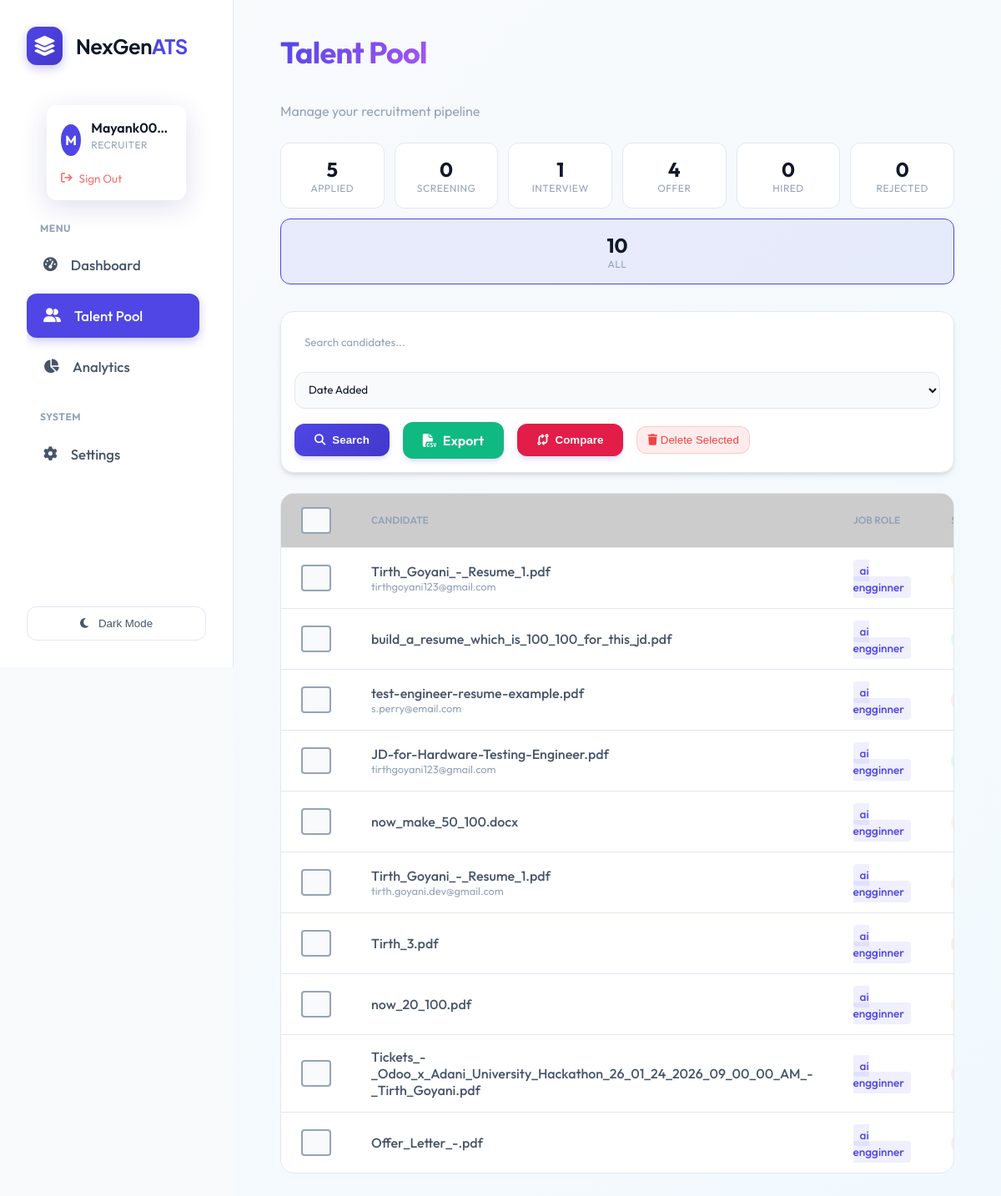
Page /talent_pool (signed in) on the earlier database version.
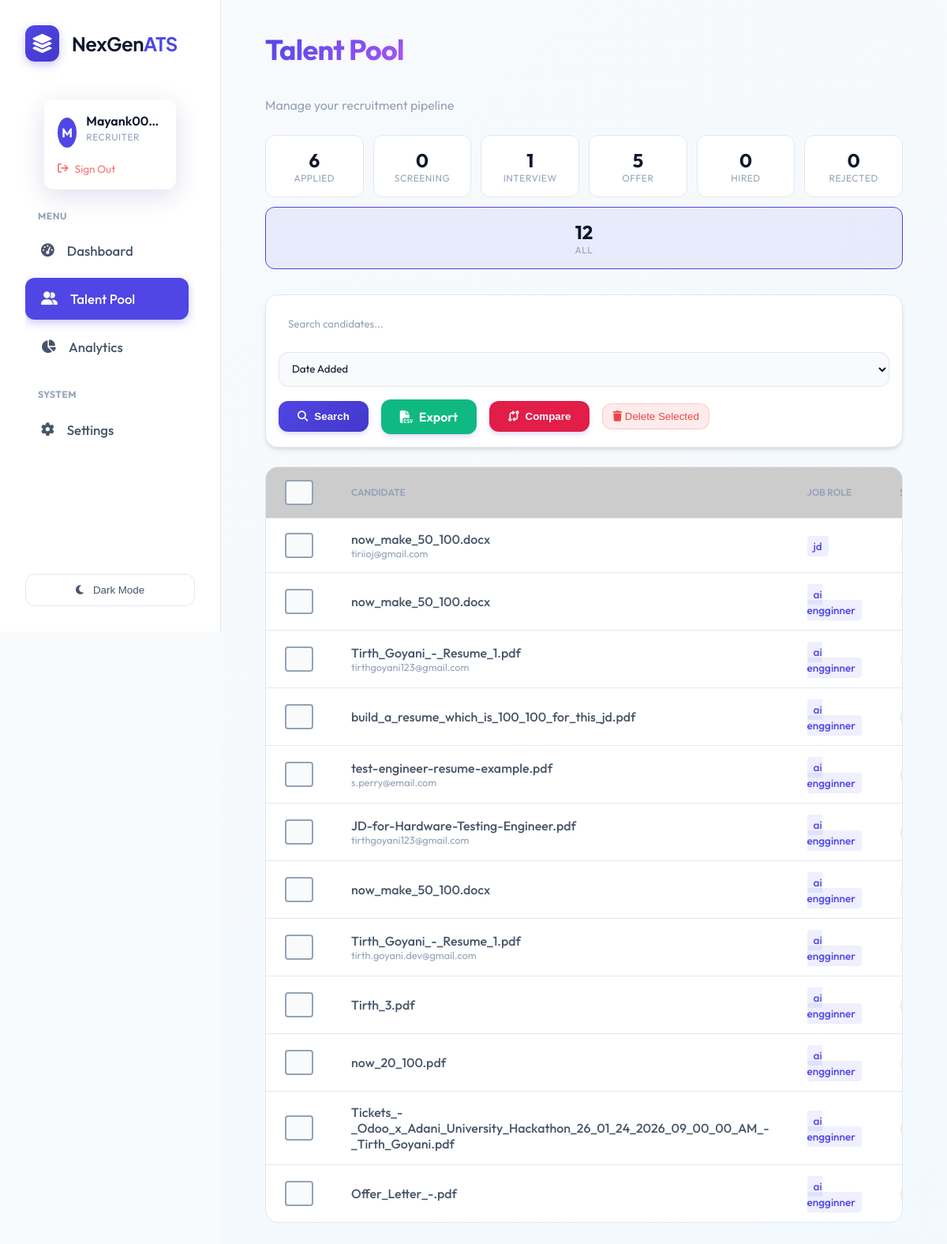
Same page on the later database version.
### tables this page shows
CREATE TABLE users (
                    id INTEGER PRIMARY KEY AUTOINCREMENT,
                    name TEXT NOT NULL,
                    email TEXT UNIQUE NOT NULL,
                    password_hash TEXT NOT NULL,
                    role TEXT DEFAULT 'candidate', -- recruiter, candidate, admin
                    created_at TIMESTAMP DEFAULT CURRENT_TIMESTAMP
                , resume_path TEXT, skills TEXT, experience TEXT, education TEXT, profile_summary TEXT);

CREATE TABLE candidates (
                    id INTEGER PRIMARY KEY AUTOINCREMENT,
                    job_id INTEGER,
                    filename TEXT,
                    semantic_score REAL,
                    skills_score REAL,
                    experience_score REAL,
                    total_score REAL,
                    email TEXT,
                    phone TEXT,
                    full_text TEXT,
                    missing_skills TEXT,
                    interview_questions TEXT,
                    created_at TIMESTAMP DEFAULT CURRENT_TIMESTAMP, user_id INTEGER, status TEXT DEFAULT 'Applied', notes TEXT, name TEXT,
                    FOREIGN KEY(job_id) REFERENCES jobs(id)
                );

CREATE TABLE jobs (
                    id INTEGER PRIMARY KEY AUTOINCREMENT,
                    title TEXT NOT NULL,
                    description TEXT,
                    created_at TIMESTAMP DEFAULT CURRENT_TIMESTAMP,
                    status TEXT DEFAULT 'Open'
                );

### routes/talent_pool.py (the view)
@bp.route('/talent_pool')
@login_required
@role_required('recruiter')
def index():
    query = request.args.get('q', '')
    status_filter = request.args.get('status', '')
    sort_by = request.args.get('sort', 'created_at')
    sort_order = request.args.get('order', 'desc')
    conn = database.get_db_connection()
    base_query = '''
        SELECT c.*, j.title as job_role
        FROM candidates c
        LEFT JOIN jobs j ON c.job_id = j.id
        WHERE 1=1
    '''
    params = []
    if query:
        base_query += ' AND (c.filename LIKE ? OR c.full_text LIKE ?)'
        params.extend([f'%{query}%', f'%{query}%'])
    if status_filter:
        base_query += ' AND c.status = ?'
        params.append(status_filter)
    valid_sorts = ['created_at', 'total_score', 'filename', 'status']
    if sort_by not in valid_sorts:
        sort_by = 'created_at'
    order = 'DESC' if sort_order == 'desc' else 'ASC'
    base_query += f' ORDER BY c.{sort_by} {order}'
    candidates = conn.execute(base_query, params).fetchall()
    pipeline_stats = {}
    for status in PIPELINE_STATUSES:
        count = conn.execute('SELECT COUNT(*) FROM candidates WHERE status = ?', (status,)).fetchone()[0]
        pipeline_stats[status] = count
    conn.close()
    return render_template('talent_pool.html',
                         candidates=candidates,
                         query=query,
                         status_filter=status_filter,
                         sort_by=sort_by,
                         sort_order=sort_order,
                         pipeline_stats=pipeline_stats,
                         statuses=PIPELINE_STATUSES)

### app.py (called while the page is built)
@login_manager.user_loader
def load_user(user_id):
    return User.get(user_id)

### database.py (called while the page is built)
def get_db_connection():
    db_url = os.getenv('DATABASE_URL')
    if db_url:
        import psycopg2
        from psycopg2.extras import RealDictCursor
        conn = psycopg2.connect(db_url, cursor_factory=RealDictCursor)
        return conn
    else:
        conn = sqlite3.connect(DB_NAME)
        conn.row_factory = sqlite3.Row
        return conn

    @staticmethod
    def get(user_id):
        conn = get_db_connection()
        user = conn.execute('SELECT * FROM users WHERE id = ?', (user_id,)).fetchone()
        conn.close()
        if not user: return None
        return User(user['id'], user['name'], user['email'], user['role'], user['password_hash'],
                   user['resume_path'], user['skills'], user['experience'], user['education'], user['profile_summary'])

### templates/talent_pool.html (shortened to what this page needs)
{% extends "layout.html" %}
{% block content %}
<div class="dashboard-header" style="margin-bottom: 1.5rem;">
    <div>
        <h1 class="text-gradient">Talent Pool</h1>
        <p class="dashboard-subtitle">Manage your recruitment pipeline</p>
    </div>
</div>
<div class="pipeline-stats" style="display: flex; gap: 0.75rem; margin-bottom: 2rem; flex-wrap: wrap;">
    {% for status in statuses %}
    <a href="?status={{ status }}" class="pipeline-stat-card {% if status_filter == status %}active{% endif %}"
        style="flex: 1; min-width: 120px; text-decoration: none;">
        <div class="stat-count">{{ pipeline_stats.get(status, 0) }}</div>
        <div class="stat-label">{{ status }}</div>
    </a>
    {% endfor %}
    <a href="/talent_pool" class="pipeline-stat-card {% if not status_filter %}active{% endif %}"
        style="flex: 1; min-width: 120px; text-decoration: none;">
        <div class="stat-count">{{ candidates|length }}</div>
        <div class="stat-label">All</div>
    </a>
</div>
<div class="glass-card" style="padding: 1rem; margin-bottom: 1.5rem;">
    <form class="d-flex gap-3 align-center" method="GET" action="/talent_pool" style="flex-wrap: wrap;">
        <input type="text" name="q" class="search-input" placeholder="Search candidates..." value="{{ query }}"
            style="flex: 1; min-width: 200px; padding: 0.75rem;">
        <select name="sort" style="padding: 0.75rem; min-width: 150px;" onchange="this.form.submit()">
            <option value="created_at" {% if sort_by=='created_at' %}selected{% endif %}>Date Added</option>
        </select>
        <button type="submit" class="btn-primary"><i class="fa-solid fa-search"></i> Search</button>
        <a href="{{ url_for('export.export_talent_pool_csv') }}" class="btn-primary"
            style="background: var(--success);">
            <i class="fa-solid fa-file-csv"></i> Export
        </a>
        <button type="button" onclick="compareSelected()" class="btn-primary" style="background: #e11d48;">
            <i class="fa-solid fa-code-compare"></i> Compare
        </button>
        <button type="button" onclick="bulkDelete()" class="btn-danger">
            <i class="fa-solid fa-trash"></i> Delete Selected
        </button>
    </form>
</div>
<div class="table-container">
    <table>
        <thead>
            <tr>
                <th width="40">
                    <input type="checkbox" id="selectAll" class="custom-checkbox" onchange="toggleSelectAll(this)">
                </th>
                <th>Candidate</th>
                <th>Job Role</th>
                <th>Score</th>
            </tr>
        </thead>
        <tbody>
            {% for cand in candidates %}
            <tr data-id="{{ cand.id }}">
                <td onclick="event.stopPropagation()">
                    <input type="checkbox" name="compare_id" value="{{ cand.id }}"
                        class="custom-checkbox candidate-checkbox">
                </td>
                <td>
                    <div style="font-weight: 500;">{{ cand.filename }}</div>
                    {% if cand.email %}
                    <div style="font-size: 0.8rem; color: var(--text-muted);">{{ cand.email }}</div>
                    {% endif %}
                </td>
                <td>
                    <span class="role-tag">{{ cand.job_role if cand.job_role else 'General' }}</span>
                </td>
                <td>
                    <span
                        class="score-badge {% if cand.total_score >= 80 %}high{% elif cand.total_score >= 50 %}medium{% else %}low{% endif %}">
                    </span>
                </td>
            </tr>
            {% endfor %}
        </tbody>
    </table>
</div>
{% endblock %}

### templates/layout.html (shortened to what this page needs)
<!DOCTYPE html>
<html lang="en">
<head>
    <link rel="stylesheet" href="https://cdnjs.cloudflare.com/ajax/libs/font-awesome/6.4.0/css/all.min.css">
    <link rel="stylesheet" href="/static/style.css">
</head>
<body>
    <div class="app-container">
        <aside class="sidebar">
            <div class="brand">
                <div class="brand-logo-container"
                    style="background: linear-gradient(135deg, var(--primary), var(--primary-hover)); padding: 8px; border-radius: 12px; box-shadow: 0 4px 12px rgba(79, 70, 229, 0.3);">
                    <i class="fa-solid fa-layer-group" style="color: white; font-size: 1.5rem;"></i>
                </div>
                <span style="font-family: 'Plus Jakarta Sans', sans-serif; letter-spacing: -0.5px;">NexGen<span
                        style="color: var(--primary);">ATS</span></span>
            </div>
            <div class="user-profile-widget">
                {% if current_user.is_authenticated %}
                <div class="user-card glass-effect"
                    style="border: 1px solid rgba(255,255,255,0.1); background: rgba(255,255,255,0.03);">
                    <div style="display: flex; align-items: center; gap: 0.75rem; margin-bottom: 0.75rem;">
                        <div
                            style="width: 38px; height: 38px; background: var(--primary); border-radius: 50%; display: flex; align-items: center; justify-content: center; color: white; font-weight: 700;">
                            {{ current_user.name[0] | upper }}
                        </div>
                        <div style="overflow: hidden;">
                            <div class="user-card-name"
                                style="white-space: nowrap; overflow: hidden; text-overflow: ellipsis;">{{
                                current_user.name }}</div>
                            <div class="user-card-role">{{ current_user.role }}</div>
                        </div>
                    </div>
                    <form action="{{ url_for('auth.logout') }}" method="GET">
                        <button type="submit" class="user-card-logout"
                            style="background: none; border: none; cursor: pointer; padding: 0; width: auto; font-family: inherit;">
                            <i class="fa-solid fa-arrow-right-from-bracket"></i> Sign Out
                        </button>
                    </form>
                </div>
                {% endif %}
            </div>
            <nav style="flex: 1; overflow-y: auto; padding-right: 0.5rem;">
                <p
                    style="font-size: 0.75rem; text-transform: uppercase; color: var(--text-muted); font-weight: 700; margin: 0 0 0.5rem 1rem; letter-spacing: 0.5px;">
                    Menu</p>
                <a href="/" class="nav-item {% if request.path == '/' %}active{% endif %}">
                    <i class="fa-solid fa-gauge-high"></i>
                    <span>Dashboard</span>
                </a>
                {% if current_user.is_authenticated and current_user.role == 'recruiter' %}
                <a href="/talent_pool" class="nav-item {% if request.path == '/talent_pool' %}active{% endif %}">
                    <i class="fa-solid fa-user-group"></i>
                    <span>Talent Pool</span>
                </a>
                <a href="/analytics" class="nav-item {% if request.path == '/analytics' %}active{% endif %}">
                    <i class="fa-solid fa-chart-pie"></i>
                    <span>Analytics</span>
                </a>
                {% endif %}
                <p
                    style="font-size: 0.75rem; text-transform: uppercase; color: var(--text-muted); font-weight: 700; margin: 1.5rem 0 0.5rem 1rem; letter-spacing: 0.5px;">
                    System</p>
                <a href="/settings" class="nav-item {% if request.path == '/settings' %}active{% endif %}">
                    <i class="fa-solid fa-gear"></i>
                    <span>Settings</span>
                </a>
            </nav>
            <button id="theme-toggle" class="theme-toggle-btn">
                <i class="fa-solid fa-moon"></i>
                <span>Switch Theme</span>
            </button>
        </aside>
        <main class="main-content">
            {% block content %}{% endblock %}
        </main>
    </div>
</body>
</html>

### templates/talent_pool.html (style rules this page uses)
.pipeline-stats { display: flex; gap: 0.75rem; }
.pipeline-stat-card { background: var(--bg-card); border: 1px solid var(--border); border-radius: var(--radius); padding: 1rem; text-align: center; transition: all 0.2s; cursor: pointer; }
.pipeline-stat-card.active { border-color: var(--primary); background: rgba(99, 102, 241, 0.1); }
.stat-count { font-size: 1.5rem; font-weight: 700; color: var(--text-primary); }
.stat-label { font-size: 0.75rem; text-transform: uppercase; color: var(--text-muted); letter-spacing: 0.5px; }
.score-badge { padding: 0.25rem 0.75rem; border-radius: 999px; font-size: 0.85rem; font-weight: 600; }
.score-badge.high { background: rgba(16, 185, 129, 0.1); color: var(--success); }
.score-badge.medium { background: rgba(245, 158, 11, 0.1); color: var(--warning); }
.score-badge.low { background: rgba(239, 68, 68, 0.1); color: var(--danger); }
.role-tag { background: rgba(99, 102, 241, 0.1); color: var(--primary); padding: 0.25rem 0.5rem; border-radius: 4px; font-size: 0.85rem; }

Differences in the rows shown:
added candidates: filename "now_make_50_100.docx", email "tiriioj@gmail.com", title "jd"
added candidates: filename "now_make_50_100.docx", title "ai engginner"
Other differences:
{{ candidates|length }}: "10" → "12"
new list line: "6 APPLIED"
new list line: "5 OFFER"
list line gone: "5 APPLIED"
list line gone: "4 OFFER"
